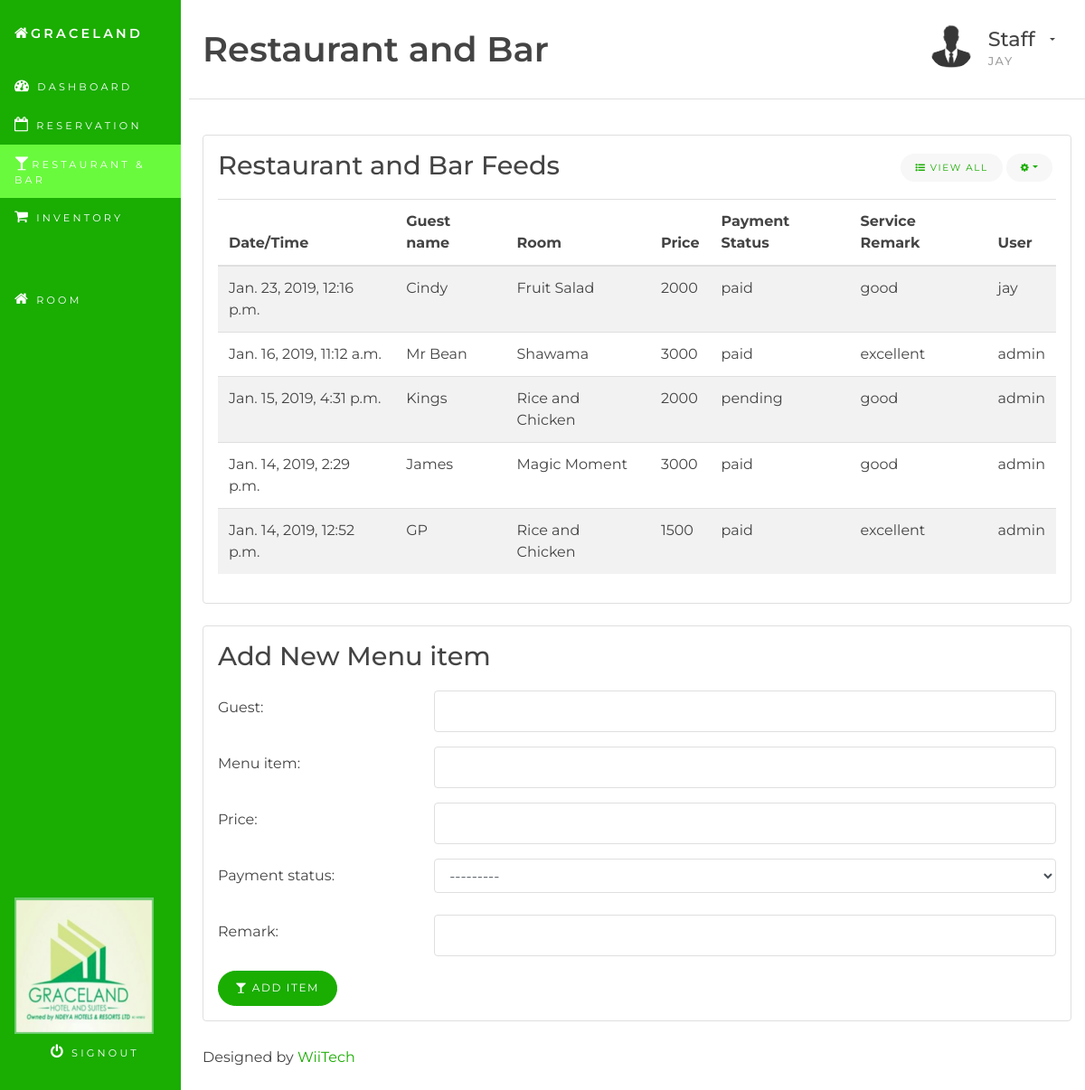
The page /restandbar/ (signed in) on the database as committed earlier.
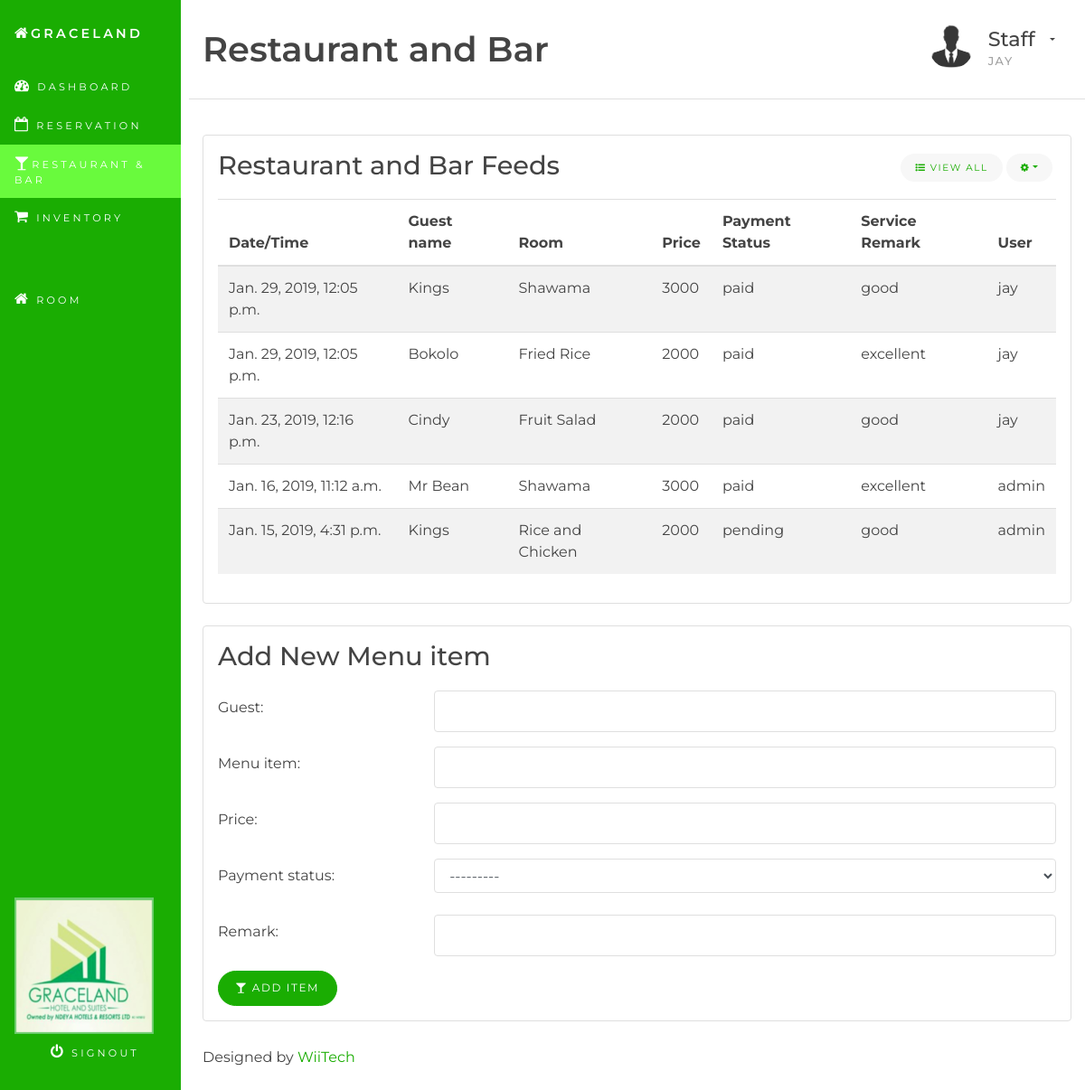
The same page on the database as committed later.
### hms/models.py (models this page shows, shortened)
class Restandbar(models.Model):
    PAYMENT_CHOICES = (
        ('paid', 'Paid'),
        ('pending', 'Pending'),
    )
    time = models.DateTimeField(auto_now_add=True)
    guest = models.CharField(max_length=100)
    menu_item = models.CharField(max_length=100)
    price = models.IntegerField()
    payment_status = models.CharField(max_length=20, choices=PAYMENT_CHOICES)
    remark = models.CharField(max_length=100)
    user = models.ForeignKey(User, on_delete=models.CASCADE)
    class Meta:
        ordering = ('-time',)

### hms/views.py (the view)
# urls.py: path('restandbar/', views.restandbar, name='restandbar'),
@login_required
def restandbar(request):
    all_restandbars = Restandbar.objects.all()
    list_num = 5
    if all_restandbars.count() >= list_num:
        few_restandbars = []
        for i in range(list_num):
            few_restandbars.append(all_restandbars[i])
        all_restandbars = few_restandbars
    if request.method == 'POST':
        form = RestandbarForm(request.POST)
        if form.is_valid():
            restandbar = form.save(commit=False)
            restandbar.user = request.user
            restandbar.save()
    form = RestandbarForm()
    return render(request, 'hms/restandbar.html', {'form': form, 'all_restandbars': all_restandbars})

### hms/forms.py
class RestandbarForm(forms.ModelForm):
    class Meta:
        model = Restandbar
        exclude = ('time', 'user')
    def __init__(self, *args, **kwargs):
        super(RestandbarForm, self).__init__(*args, **kwargs)
        for fname, f in self.fields.items():
            f.widget.attrs['class'] = 'form-control'

### hms/templates/hms/restandbar.html (shortened to what this page needs)
{% extends 'base.html' %}
{% block content %}
<div class="container-fluid" id="wrapper">
	<div class="row">
		{% include 'hms/restandbar/restandbar_nav.html' %}
		<main class="col-xs-12 col-sm-8 col-lg-9 col-xl-10 pt-3 pl-4 ml-auto">
			{% include 'hms/restandbar/restandbar_head.html' %}
			<section class="row">
				<div class="col-sm-12">
					{% include 'hms/restandbar/restandbar_display.html' %}
					{% include 'hms/restandbar/restandbar_form.html' %}
					{% include 'hms/footer.html' %}
				</div>
			</section>
		</main>
	</div>
</div>
{% endblock content %}

### hms/templates/hms/restandbar/restandbar_display.html (shortened to what this page needs)
<section class="row">
    <div class="col-md-12 col-lg-12">
        <div class="card mb-4">
            <div class="card-block">
                <h3 class="card-title">Restaurant and Bar Feeds</h3>
                <div class="dropdown card-title-btn-container">
                    <button class="btn btn-sm btn-subtle" type="button"><em class="fa fa-list-ul"></em> View All</button>
                    <button class="btn btn-sm btn-subtle dropdown-toggle" type="button" data-toggle="dropdown" aria-haspopup="true" aria-expanded="false"><em class="fa fa-cog"></em></button>
                </div>
                <div class="table-responsive">
                    <table class="table table-striped">
                        <thead>
                            <tr>
                                <th>Date/Time</th>
                                <th>Guest name</th>
                                <th>Room</th>
                                <th>Price</th>
                                <th>Payment Status</th>
                                <th>Service Remark</th>
                                <th>User</th>
                            </tr>
                        </thead>
                        <tbody>
                            {% for restandbar in all_restandbars %}
                                <tr>
                                    <td>{{ restandbar.time }}</td>
                                    <td>{{ restandbar.guest }}</td>
                                    <td>{{ restandbar.menu_item }}</td>
                                    <td>{{ restandbar.price }}</td>
                                    <td>{{ restandbar.payment_status }}</td>
                                    <td>{{ restandbar.remark }}</td>
                                    <td>{{ restandbar.user }}</td>
                                </tr>
                            {% endfor %}
                        </tbody>
                    </table>
                </div>
            </div>
        </div>
    </div>
</section>

Rows that differ between the two databases and show on the page:
no longer on this page (row unchanged): Restandbar: time "Jan. 14, 2019, 2:29 p.m.", guest "James", menu_item "Magic Moment", price "3000", payment_status "paid", remark "good", user "admin"
no longer on this page (row unchanged): Restandbar: time "Jan. 14, 2019, 12:52 p.m.", guest "GP", menu_item "Rice and Chicken", price "1500", payment_status "paid", remark "excellent", user "admin"
added Restandbar: time "Jan. 29, 2019, 12:05 p.m.", guest "Kings", menu_item "Shawama", price "3000", payment_status "paid", remark "good", user "jay"
added Restandbar: time "Jan. 29, 2019, 12:05 p.m.", guest "Bokolo", menu_item "Fried Rice", price "2000", payment_status "paid", remark "excellent", user "jay"
